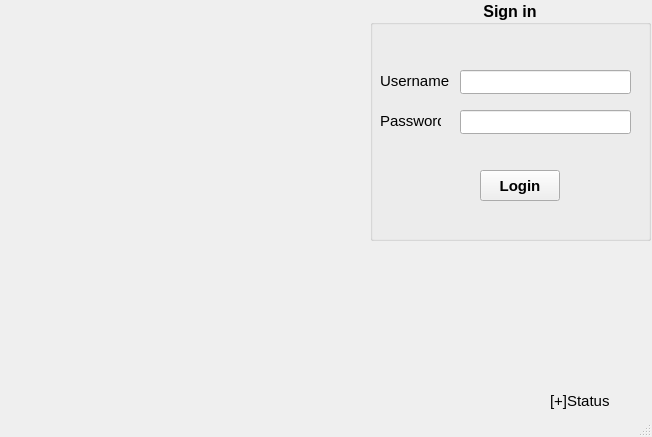
<?xml version="1.0" encoding="UTF-8"?>
<ui version="4.0">
 <class>MainWindow</class>
 <widget class="QMainWindow" name="MainWindow">
  <property name="geometry">
   <rect>
    <x>0</x>
    <y>0</y>
    <width>652</width>
    <height>437</height>
   </rect>
  </property>
  <property name="acceptDrops">
   <bool>false</bool>
  </property>
  <property name="windowTitle">
   <string>EMS</string>
  </property>
  <widget class="QWidget" name="centralwidget">
   <widget class="QLabel" name="label">
    <property name="geometry">
     <rect>
      <x>550</x>
      <y>390</y>
      <width>101</width>
      <height>21</height>
     </rect>
    </property>
    <property name="font">
     <font>
      <pointsize>11</pointsize>
     </font>
    </property>
    <property name="layoutDirection">
     <enum>Qt::RightToLeft</enum>
    </property>
    <property name="text">
     <string>[+]Status</string>
    </property>
   </widget>
   <widget class="QGroupBox" name="groupBox">
    <property name="geometry">
     <rect>
      <x>370</x>
      <y>0</y>
      <width>281</width>
      <height>241</height>
     </rect>
    </property>
    <property name="font">
     <font>
      <pointsize>12</pointsize>
      <bold>true</bold>
     </font>
    </property>
    <property name="title">
     <string>Sign in</string>
    </property>
    <property name="alignment">
     <set>Qt::AlignCenter</set>
    </property>
    <widget class="QLabel" name="label_2">
     <property name="geometry">
      <rect>
       <x>10</x>
       <y>70</y>
       <width>71</width>
       <height>21</height>
      </rect>
     </property>
     <property name="font">
      <font>
       <pointsize>11</pointsize>
       <bold>false</bold>
      </font>
     </property>
     <property name="text">
      <string>Username</string>
     </property>
    </widget>
    <widget class="QLabel" name="label_3">
     <property name="geometry">
      <rect>
       <x>10</x>
       <y>110</y>
       <width>61</width>
       <height>21</height>
      </rect>
     </property>
     <property name="font">
      <font>
       <pointsize>11</pointsize>
       <bold>false</bold>
      </font>
     </property>
     <property name="text">
      <string>Password</string>
     </property>
    </widget>
    <widget class="QLineEdit" name="lineEdit_uname">
     <property name="geometry">
      <rect>
       <x>90</x>
       <y>70</y>
       <width>171</width>
       <height>24</height>
      </rect>
     </property>
     <property name="font">
      <font>
       <pointsize>11</pointsize>
       <bold>false</bold>
      </font>
     </property>
    </widget>
    <widget class="QLineEdit" name="lineEdit_pword">
     <property name="geometry">
      <rect>
       <x>90</x>
       <y>110</y>
       <width>171</width>
       <height>24</height>
      </rect>
     </property>
     <property name="font">
      <font>
       <pointsize>11</pointsize>
       <bold>false</bold>
      </font>
     </property>
     <property name="echoMode">
      <enum>QLineEdit::Password</enum>
     </property>
    </widget>
    <widget class="QPushButton" name="pushButton">
     <property name="geometry">
      <rect>
       <x>110</x>
       <y>170</y>
       <width>80</width>
       <height>31</height>
      </rect>
     </property>
     <property name="font">
      <font>
       <pointsize>11</pointsize>
       <bold>true</bold>
      </font>
     </property>
     <property name="text">
      <string>Login</string>
     </property>
    </widget>
    <widget class="QLabel" name="label_4">
     <property name="geometry">
      <rect>
       <x>50</x>
       <y>220</y>
       <width>251</width>
       <height>20</height>
      </rect>
     </property>
     <property name="font">
      <font>
       <pointsize>9</pointsize>
       <italic>true</italic>
       <bold>false</bold>
      </font>
     </property>
     <property name="text">
      <string/>
     </property>
    </widget>
   </widget>
   <widget class="QLabel" name="lbl_pic">
    <property name="geometry">
     <rect>
      <x>-30</x>
      <y>-100</y>
      <width>401</width>
      <height>601</height>
     </rect>
    </property>
    <property name="text">
     <string/>
    </property>
    <property name="pixmap">
     <pixmap>../LPicture.png</pixmap>
    </property>
    <property name="scaledContents">
     <bool>false</bool>
    </property>
   </widget>
   <widget class="QLabel" name="label_5">
    <property name="geometry">
     <rect>
      <x>530</x>
      <y>390</y>
      <width>20</width>
      <height>20</height>
     </rect>
    </property>
    <property name="layoutDirection">
     <enum>Qt::RightToLeft</enum>
    </property>
    <property name="text">
     <string/>
    </property>
    <property name="scaledContents">
     <bool>true</bool>
    </property>
   </widget>
  </widget>
  <widget class="QMenuBar" name="menubar">
   <property name="geometry">
    <rect>
     <x>0</x>
     <y>0</y>
     <width>652</width>
     <height>21</height>
    </rect>
   </property>
  </widget>
  <widget class="QStatusBar" name="statusbar"/>
 </widget>
 <resources/>
 <connections/>
</ui>
